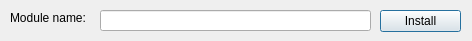
<?xml version="1.0" encoding="UTF-8"?>
<ui version="4.0">
 <class>module_installer</class>
 <widget class="QDialog" name="module_installer">
  <property name="geometry">
   <rect>
    <x>0</x>
    <y>0</y>
    <width>472</width>
    <height>41</height>
   </rect>
  </property>
  <property name="windowTitle">
   <string>CPAN module installer</string>
  </property>
  <widget class="QLineEdit" name="module_lineEdit">
   <property name="geometry">
    <rect>
     <x>100</x>
     <y>10</y>
     <width>271</width>
     <height>21</height>
    </rect>
   </property>
  </widget>
  <widget class="QPushButton" name="install_pushButton">
   <property name="geometry">
    <rect>
     <x>380</x>
     <y>10</y>
     <width>81</width>
     <height>22</height>
    </rect>
   </property>
   <property name="text">
    <string>Install</string>
   </property>
  </widget>
  <widget class="QLabel" name="label">
   <property name="geometry">
    <rect>
     <x>10</x>
     <y>10</y>
     <width>101</width>
     <height>16</height>
    </rect>
   </property>
   <property name="text">
    <string>Module name:</string>
   </property>
  </widget>
 </widget>
 <resources>
  <include location="../data/icons.qrc"/>
 </resources>
 <connections/>
</ui>
